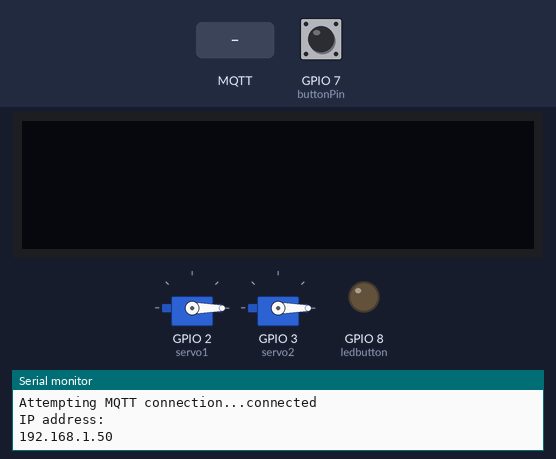
The sketch below on a simulated ESP8266 (NodeMCU). Parts: 2 × servo, 128×32 one-colour display, output pins drawn as LEDs (lit = HIGH), the last lines printed to the serial monitor. The inputs (shaded band) are chosen by the test bench; at power-on: GPIO 7 (buttonPin) LOW. WiFi joins after 1.5 s; servers stay silent unless stated; random numbers use the default seed unless the sketch sets one; no MQTT or app messages arrive unless stated; not simulated (calls return 0 or success): arduino_secrets.h.

Above: at 7.2 s.
7.3 s: MQTT message "VM9486848" arrives on the second subscribed topic
At 8.1 s:
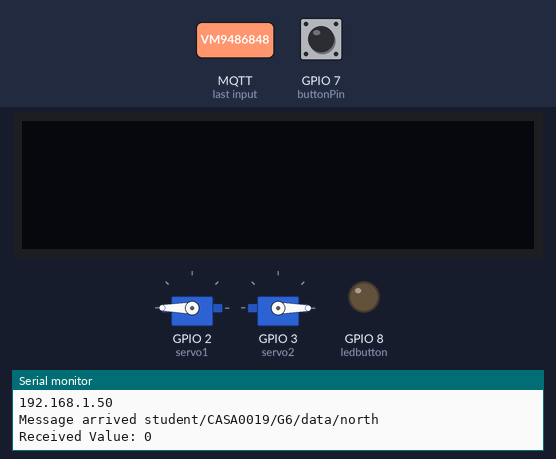
8.8 s: MQTT message "5" arrives on the third subscribed topic
At 9.3 s:
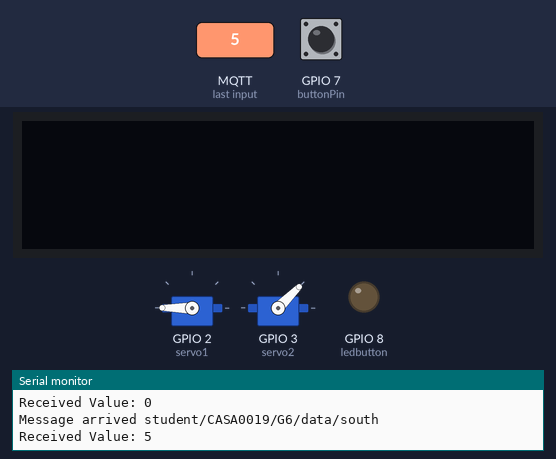
10.3 s: MQTT message "1" arrives on the second subscribed topic
At 11.5 s:
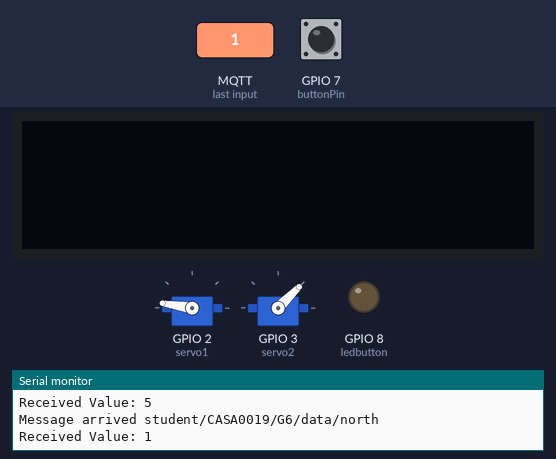
11.8 s: MQTT message "90" arrives on the second subscribed topic
At 12.7 s:
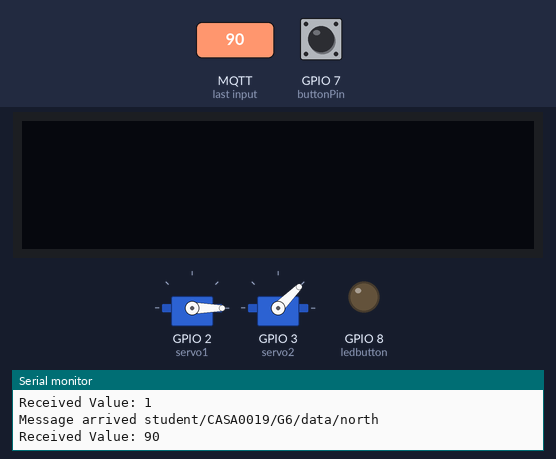
13.3 s: MQTT message "200" arrives on the third subscribed topic
At 13.9 s:
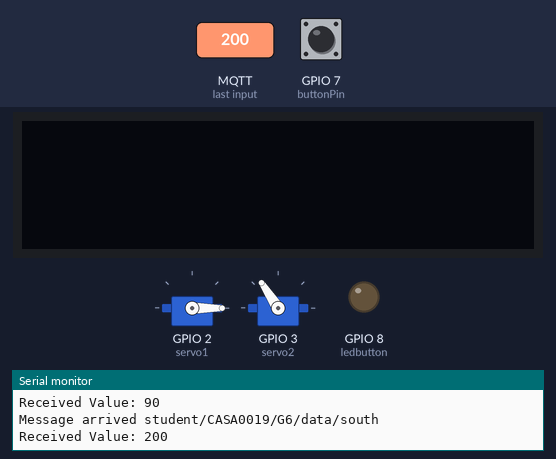
14.8 s: MQTT message "0" arrives on the second subscribed topic
At 16.2 s:
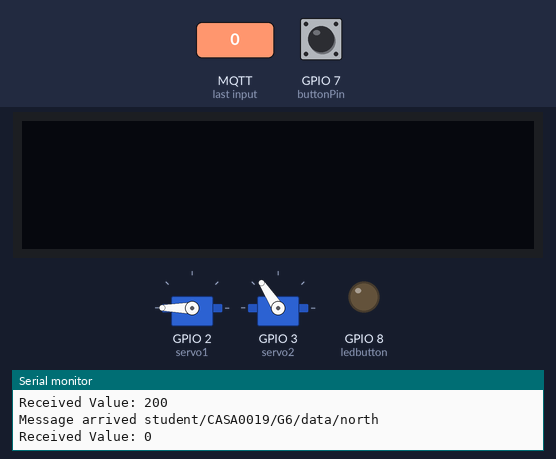
Timing chart, 0 to 17.3 s (numbered marks = the images above; inputs shaded):
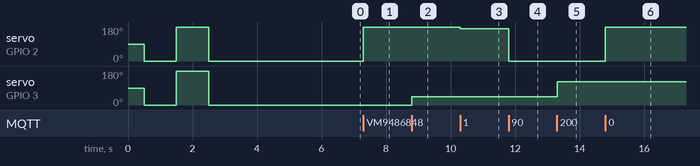

Measured:
- after the input at 7.3 s, servo on GPIO 2 (servo1): 0° → 180° at once
- after the input at 8.8 s, servo on GPIO 3 (servo2): 0° → 45° at once
- after the input at 10.3 s, servo on GPIO 2 (servo1): 180° → 171° at once
- after the input at 11.8 s, servo on GPIO 2 (servo1): 171° → 0° at once
- after the input at 13.3 s, servo on GPIO 3 (servo2): 45° → 123° at once
- after the input at 14.8 s, servo on GPIO 2 (servo1): 0° → 180° at once

The sketch:

dial_gauge.ino
```cpp
#include <ESP8266WiFi.h>
#include <PubSubClient.h>
#include <Servo.h>
#include <Arduino.h>
#include <Adafruit_SSD1306.h>
#include <Adafruit_GFX.h>
#include <SPI.h>
#include <Wire.h>

#include "arduino_secrets.h"

char receivedMessage[5];
char monthReceived[5]; // Store the received month
char yearReceived[5];  // Store the received year
char stateReceived[5];  // Store the received year

// // Wifi at home
// const char* ssid = "VM9486848";
// const char* password = "5rfzxumhPkya8nxA";

// CE Lab wifi
const char* ssid = "CE-Hub-Student";
const char* password = "casa-ce-gagarin-public-service";

// // Wifi at Gintare
// const char* ssid = "4B87 Hyperoptic 1Gb Fibre 2.4Ghz";
// const char* password = "47EAgzx59EFA";

// Define topic to subscribe
const char* north = "student/CASA0019/G6/data/north";

const char* south = "student/CASA0019/G6/data/south";
const char* month = "student/CASA0019/G6/data/month";
const char* year = "student/CASA0019/G6/data/year";
const char* currentyear = "student/CASA0019/G6/data/currentyear";
const char* currentmonth = "student/CASA0019/G6/data/currentmonth";
const char* northDailyExtent = "student/CASA0019/G6/data/northDailyExtent";
const char* southDailyExtent = "student/CASA0019/G6/data/southDailyExtent";

const char* stateTopic = "student/CASA0019/G6/data/displayDaily";

int currentState = 0; // Variable to hold the current state

WiFiClient espClient;
PubSubClient client(espClient);

// Define servo objects
Servo servo1;
Servo servo2;

//Define LED Panel
Adafruit_SSD1306 display(128, 32);

//Define button pin
const int ledbutton = 8; // ESP8266's built-in LED pin
const int buttonPin = 7; // Define the pin for the button
int buttonState = 0; // Initialize variable to hold the button state
int lastButtonState = 0; // Initialize variable to hold the previous button state
int state = 0;

int ledState = 0; // Initialize variable to hold the LED state
//const int ledPin = LED_BUILTIN; // Define the pin for the LED

unsigned long lastDebounceTime = 0;  // the last time the output pin was toggled
unsigned long debounceDelay = 50;

void setup() {
  Serial.begin(115200);
  delay(500);

  servo1.attach(2, 500, 2400); // Replace D1 with the pin number for servo 1
  servo2.attach(3, 500, 2400); // Replace D2 with the pin number for servo 2
  //servo1.write(3);
  //servo2.write(3);

  // // Servo Sweep - Useful for Calibration - Edit for own Servo/Dial Range
  // servo1.setEasingType(EASE_LINEAR);
  // servo2.setEasingType(EASE_LINEAR);

  // servo1.setSpeed(15);
  // servo2.setSpeed(15);

  Serial.print("Moving to 0");
  servo1.write(0);
  servo2.write(0);


  delay (1000);
  Serial.print("Moving to 180");
  servo1.write(180);
  servo2.write(180);

  delay (1000);

  Serial.print("Moving to 0");
  servo1.write(0);
  servo2.write(0);

  Serial.print("Pausing for 1 seconds");
  delay (2000);

  startWifi();

  client.setServer(mqtt_server, 1884);
  client.setCallback(callback);
  subscribeToTopic(north);
  subscribeToTopic(south);
  subscribeToTopic(month);
  subscribeToTopic(year);
  subscribeToTopic(northDailyExtent);
  subscribeToTopic(currentmonth);
  subscribeToTopic(currentyear);
  subscribeToTopic(southDailyExtent);

  subscribeToTopic(stateTopic);

  Serial.println("IP address: ");
  Serial.println(WiFi.localIP());


  display.begin(SSD1306_SWITCHCAPVCC, 0x3C);  // Address 0x3D for 128x32
  pinMode(buttonPin, INPUT); // Set the button pin as an input
  //pinMode(ledPin, OUTPUT); // Set LED pin as an output
  pinMode(ledbutton, OUTPUT); // Set LED pin as an output
  display.clearDisplay();

}

void loop() {
  client.loop();

  // Read the current state of the button
  int reading = digitalRead(buttonPin);

  // Check if the button state has changed
  if (reading != lastButtonState) {
    // Reset the debouncing timer
    lastDebounceTime = millis();
  }

  // If the button state has been different for longer than the debounce delay,
  // we assume that the button state has changed:
  if ((millis() - lastDebounceTime) > debounceDelay) {
    // If the button state has changed:
    if (reading != buttonState) {
      buttonState = reading;

      // Only toggle the state if the new button state is HIGH
      if (buttonState == HIGH) {
        Serial.println("Button Pressed");
        state = 1 - state;
        Serial.print("Current State: ");
        Serial.println(state);
        sendStateViaMQTT();
      }
    }
  }

  // Save the reading for the next loop
  lastButtonState = reading;
}

void sendStateViaMQTT() {
  char msg[10];
  snprintf(msg, 10, "%d", state);
  client.publish(stateTopic, msg);
}

// void checkState() {
//   if (currentState == 1) {
//     performTaskB(); // Perform Task B when the state is 1
//   } else {
//     performTaskA(); // Perform Task A when the state is 0
//   }
// }

void displayMessage(const char* month, const char* year) {
  display.clearDisplay();
  display.setTextColor(WHITE);
  // display.setTextSize(1);
  // display.setCursor(0, 0); // Set the cursor position
  // display.print(" Arctic: "); // Display the received message on the OLED
  // display.setCursor(62, 0); // Set the cursor position
  // display.print("Antarctica:"); // Display the received message on the OLED
  // display.setTextSize(2);
  // display.setCursor(0, 10); // Set the cursor position
  // display.print("15"); // Display the received message on the OLED
  // display.setCursor(27, 10); // Set the cursor position
  // display.print("KM"); // Display the received message on the OLED
  // display.setCursor(48, 10); // Set the cursor position
  // display.write(252);
  // display.setCursor(67, 10); // Set the cursor position
  // display.print("20"); // Display the received message on the OLED
  // display.setCursor(94, 10); // Set the cursor position
  // display.print("KM"); // Display the received message on the OLED
  // display.setCursor(115, 10); // Set the cursor position
  // display.write(252);

  display.setTextSize(1);
  display.setCursor(0, 10); // Set the cursor position
  display.print("MONTH  :"); // Display the received message on the OLED
  display.setCursor(50, 10); // Set the cursor position
  display.print(month); // Display the received message on the OLED
  display.setCursor(0, 20); // Set the cursor position
  display.print("YEAR   :"); // Display the received message on the OLED
  display.setCursor(50, 20); // Set the cursor position
  display.print(year); // Display the received message on the OLED

  display.display();
}


void reconnect() {
  while (!client.connected()) {
    Serial.print("Attempting MQTT connection...");
    String clientId = "ESP8266Client-";
    clientId += String(random(0xffff), HEX);

    if (client.connect(clientId.c_str(), mqttuser, mqttpass)) {
      Serial.println("connected");
      client.subscribe("student/CASA0019/G6/data/inTopic");
    } else {
      Serial.print("failed, rc=");
      Serial.print(client.state());
      Serial.println(" try again in 5 seconds");
      delay(5000);
    }
  }
}

void subscribeToTopic(const char* mqttTopic) {
  if (!client.connected()) {
    reconnect();
  }

  if (client.subscribe(mqttTopic)) {
    //Serial.print("Subscribed to topic: ");
    //Serial.println(mqttTopic);
  } else {
    //Serial.print("Failed to subscribe to topic: ");
    //Serial.println(mqttTopic);
  }
}

void startWifi() {
  Serial.println();
  Serial.print("Connecting to ");
  Serial.println(ssid);
  WiFi.begin(ssid, password);
  while (WiFi.status() != WL_CONNECTED) {
    delay(500);
    Serial.print(".");
  }
  Serial.println("");
  Serial.println("WiFi connected");
  Serial.print("IP address: ");
  Serial.println(WiFi.localIP());
}

void moveServo1(Servo& servo1, int value) {
  int invertedValue = 20 - value; // Invert the value from 0-20 to 20-0
  int angle = map(invertedValue, 0, 20, 0, 180);
  servo1.write(angle); // Move the servo to the mapped angle
   // Calculate the difference in angle
  //int angleDifference = abs(servo1.read() - angle);

  //if (angleDifference < 10) {
  //servo1.setSpeed(5); // Slower for small changes
  //servo1.setEasingType(EASE_LINEAR); // Linear easing for smoother small movements
  //} else {
  //servo1.setSpeed(10); // Faster for larger changes
  //servo1.setEasingType(EASE_CUBIC_IN_OUT); // Cubic easing for larger movements
  // }
  //   // Move servo to the new position
  // servo1.easeTo(angle);
  delay(10); // Allow transit time
}

void moveServo2(Servo& servo2, int value) {
  int angle = map(value, 0, 20, 0, 180);
  servo2.write(angle); // Move the servo to the mapped angle
   // Calculate the difference in angle
  // int angleDifference = abs(servo2.read() - angle);

  // if (angleDifference < 10) {
  // //servo2.setSpeed(5); // Slower for small changes
  // //servo2.setEasingType(EASE_LINEAR); // Linear easing for smoother small movements
  // } else {
  // //servo2.setSpeed(10); // Faster for larger changes
  // //servo2.setEasingType(EASE_CUBIC_IN_OUT); // Cubic easing for larger movements
  // }
  //   // Move servo to the new position
  // servo2.easeTo(angle);
  delay(10); // Allow transit time
}

void callback(char* topic, byte* payload, unsigned int length) {
  Serial.print("Message arrived ");
  Serial.println(topic);

 // Ensure the payload is null-terminated
  char payloadStr[length + 1]; // Create a buffer with an extra space for the null terminator
  memcpy(payloadStr, payload, length); // Copy the payload to the buffer
  payloadStr[length] = '\0'; // Null-terminate the string

  // Convert the null-terminated payload to an integer
  int value = atoi(payloadStr);
  Serial.print("Received Value: ");
  Serial.println(value);

  if (strcmp(topic, stateTopic) == 0) {
    currentState = value; // Set the current state based on the received value
    Serial.print("Current State: ");
    Serial.println(currentState);

    // Control LED button based on currentState
    if (currentState != 0) {
      digitalWrite(ledbutton, HIGH); // Turn on LED button when currentState is 1
    } else {
      digitalWrite(ledbutton, LOW); // Turn off LED button when currentState is 0
    }
  } else {
    // Handle other topics without impacting LED button control
    if (currentState == 0) {
      if (strcmp(topic, north) == 0) {
        moveServo1(servo1, value); // Control servo 1 based on the received value from 'north'
      } else if (strcmp(topic, south) == 0) {
        moveServo2(servo2, value); // Control servo 2 based on the received value from 'south'
      } else if (strcmp(topic, month) == 0) {
        snprintf(monthReceived, sizeof(monthReceived), "%.*s", length, (char*)payload);
        displayMessage(monthReceived, yearReceived); // Display received month on OLED
      } else if (strcmp(topic, year) == 0) {
        snprintf(yearReceived, sizeof(yearReceived), "%.*s", length, (char*)payload);
        displayMessage(monthReceived, yearReceived); // Display received year on OLED
      }
    } else if (currentState == 1) {
      if (strcmp(topic, northDailyExtent) == 0) {
        moveServo1(servo1, value); // Control servo 1 based on the received value from 'northDailyExtent'
      } else if (strcmp(topic, southDailyExtent) == 0) {
        moveServo2(servo2, value); // Control servo 2 based on the received value from 'southDailyExtent'
      } else if (strcmp(topic, currentmonth) == 0) {
        snprintf(monthReceived, sizeof(monthReceived), "%.*s", length, (char*)payload);
        displayMessage(monthReceived, yearReceived); // Display received current month on OLED
      } else if (strcmp(topic, currentyear) == 0) {
        snprintf(yearReceived, sizeof(yearReceived), "%.*s", length, (char*)payload);
        displayMessage(monthReceived, yearReceived); // Display received current year on OLED
      }
    }
  }
  //value = 0;
}
```
